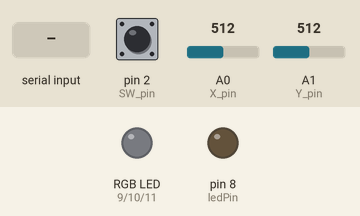
The sketch below on a simulated Arduino Uno, built with avr-gcc and run on an emulated ATmega328P. On the bench: an RGB LED mixed from three pins (HIGH = lit), output pins drawn as LEDs (lit = HIGH). The inputs (shaded band) are chosen by the test bench; at power-on: A1 (Y_pin) = 512, A0 (X_pin) = 512, pin 2 (SW_pin) HIGH. Dim RGB values are drawn brighter than linear; what the sketch prints to the serial monitor is not drawn.

Above: at 1.2 s.
1.3 s: "90,45,200,10\n" received over Serial
At 2.0 s:
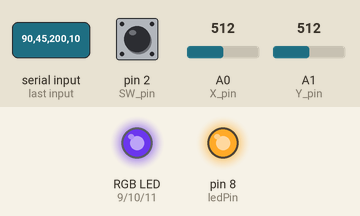
2.8 s: "30,150,10,200\n" received over Serial
At 3.3 s:
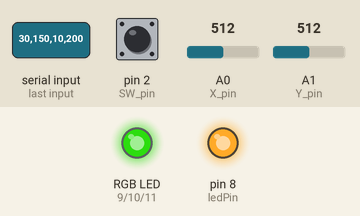
7.3 s: A1 (Y_pin) set to 412
10.3 s: A1 (Y_pin) set to 401
13.3 s: A0 (X_pin) set to 390
16.3 s: A0 (X_pin) set to 418
Timing chart, 0 to 19.3 s (numbered marks = the images above; inputs shaded):
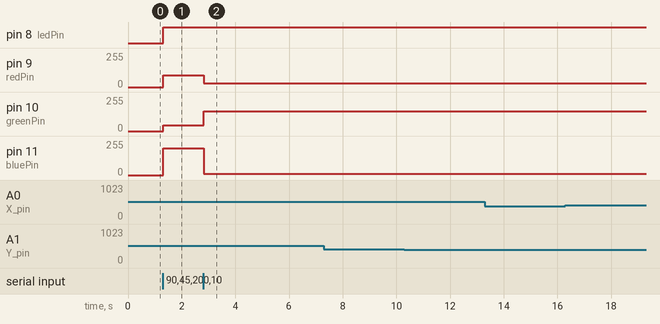

Measured:
- after the input at 1.3 s, pin 8 (ledPin): LOW → HIGH at once; pin 9 (redPin): 0/255 → 90/255 at once; pin 10 (greenPin): 0/255 → 45/255 at once; pin 11 (bluePin): 0/255 → 200/255 at once
- after the input at 2.8 s, pin 9 (redPin): 90/255 → 30/255 at once; pin 10 (greenPin): 45/255 → 150/255 at once; pin 11 (bluePin): 200/255 → 10/255 at once
- after the input at 7.3 s, every drawn part: stays the same
- after the input at 10.3 s, every drawn part: stays the same
- after the input at 13.3 s, every drawn part: stays the same
- after the input at 16.3 s, every drawn part: stays the same

The sketch:

joystick.ino
```cpp
//https://youtu.be/aUJZpv90FhI
#include <Arduino_JSON.h>
const int numReadings = 10;
int xReadings[numReadings];
int readXIndex = 0;
int xTotal = 0;
int xAverage = 0;
int yReadings[numReadings];
int readYIndex = 0;
int yTotal = 0;
int yAverage = 0;
const int SW_pin = 2;
const int X_pin = A0;
const int Y_pin = A1;
const int redPin = 9;
const int greenPin = 10;
const int bluePin = 11;
const int ledPin = 8;
int ledState = HIGH;
int XValue = 0;
int YValue = 0;
int XOut = 0;
int YOut = 0;
unsigned long previousMillis = 0;
const long interval = 20;
JSONVar serialOutput;
void setup() {
  Serial.begin(9600);
  pinMode(SW_pin, INPUT);
  digitalWrite(SW_pin, HIGH);
  pinMode(redPin, OUTPUT);
  pinMode(greenPin, OUTPUT);
  pinMode(bluePin, OUTPUT);
  pinMode(ledPin, OUTPUT);
  for (int thisXReading = 0; thisXReading < numReadings; thisXReading++) {
    xReadings[thisXReading] = 0;
  }
  for (int thisYReading = 0; thisYReading < numReadings; thisYReading++) {
    yReadings[thisYReading] = 0;
  }
}
void loop() {
  unsigned long currentMillis = millis();
  XOut = map(xAverage, 0, 1023, 0, 255);
  YOut = map(yAverage, 0, 1023, 0, 255);
  if (currentMillis - previousMillis >= interval) {
    previousMillis = currentMillis;
    xTotal = xTotal - xReadings[readXIndex];
    xReadings[readXIndex] = analogRead(X_pin);
    xTotal = xTotal + xReadings[readXIndex];
    readXIndex = readXIndex + 1;
    if (readXIndex >= numReadings) {
      readXIndex = 0;
    }
    xAverage = xTotal / numReadings;
    yTotal = yTotal - yReadings[readYIndex];
    yReadings[readYIndex] = analogRead(Y_pin);
    yTotal = yTotal + yReadings[readYIndex];
    readYIndex = readYIndex + 1;
    if (readYIndex >= numReadings) {
      readYIndex = 0;
    }
    yAverage = yTotal / numReadings;
    serialOutput["Switch"] = digitalRead(SW_pin);
    serialOutput["Xaxis"] = XOut;
    serialOutput["Yaxis"] = YOut;
    Serial.println(serialOutput);
  }
  while (Serial.available() > 0) {
    int red = Serial.parseInt();
    int green = Serial.parseInt();
    int blue = Serial.parseInt();
    int joySwitch = Serial.parseInt();
    if (Serial.read() == '\n') {
      red = constrain(red, 0, 255);
      green = constrain(green, 0, 255);
      blue = constrain(blue, 0, 255);
      ledState = joySwitch;
      analogWrite(redPin, red);
      analogWrite(greenPin, green);
      analogWrite(bluePin, blue);
      digitalWrite(ledPin, ledState);
    }
  }
}
```
